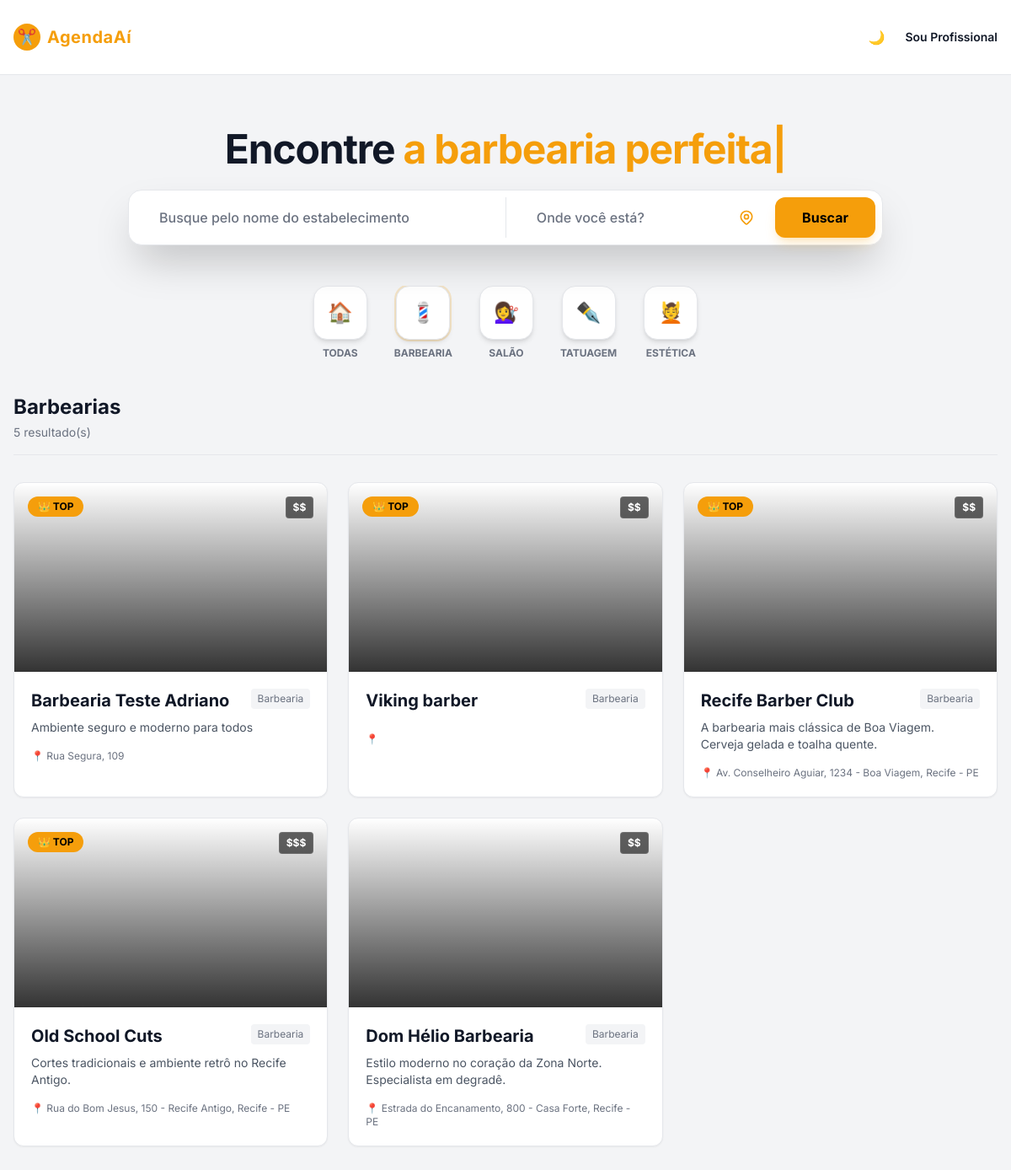
Page /index.php?cat=barbearia on the committed database.
### tables this page shows
CREATE TABLE `estabelecimentos` (
  `id` int(11) NOT NULL,
  `nome_fantasia` varchar(100) NOT NULL,
  `descricao_curta` varchar(255) DEFAULT NULL,
  `endereco` varchar(255) DEFAULT NULL,
  `telefone` varchar(20) DEFAULT NULL,
  `foto_capa` varchar(500) DEFAULT NULL,
  `avaliacao` decimal(2,1) DEFAULT 5.0,
  `qtd_avaliacoes` int(11) DEFAULT 0,
  `faixa_preco` enum('$','$$','$$$') DEFAULT '$$',
  `tags` varchar(255) DEFAULT NULL,
  `status_conta` enum('ativo','suspenso','inadimplente') DEFAULT 'ativo',
  `data_vencimento` date NOT NULL,
  `criado_em` timestamp NOT NULL DEFAULT current_timestamp(),
  `categoria` enum('barbearia','salao','estetica','tatuagem','spa') DEFAULT 'barbearia',
  `horario_abertura` time DEFAULT '09:00:00',
  `horario_fechamento` time DEFAULT '19:00:00',
  `dias_funcionamento` varchar(255) DEFAULT '["1","2","3","4","5","6"]',
  `horario_almoco_inicio` time DEFAULT NULL,
  `horario_almoco_fim` time DEFAULT NULL
);

### includes/functions.php (called while the page is built, shortened)
<?php
function e($string) {
    return htmlspecialchars($string ?? '', ENT_QUOTES, 'UTF-8');
}
?>

### index.php (the view, shortened to what this page needs)
<?php
require_once 'config/database.php';
require_once 'includes/functions.php';
$busca = filter_input(INPUT_GET, 'q', FILTER_SANITIZE_SPECIAL_CHARS);
$local = filter_input(INPUT_GET, 'loc', FILTER_SANITIZE_SPECIAL_CHARS);
$categoria = filter_input(INPUT_GET, 'cat', FILTER_SANITIZE_SPECIAL_CHARS);
$sql = "SELECT * FROM estabelecimentos WHERE status_conta = 'ativo'";
$params = [];
if ($categoria) {
    $sql .= " AND categoria = :categoria";
    $params['categoria'] = $categoria;
}
$sql .= " ORDER BY avaliacao DESC";
try {
    $stmt = $pdo->prepare($sql);
    $stmt->execute($params);
    $lojas = $stmt->fetchAll();
} catch (PDOException $e) {
    die("Erro na consulta: " . $e->getMessage());
}
?>
<!DOCTYPE html>
<html lang="pt-br" class="dark">
<head>
    <script src="https://cdn.tailwindcss.com"></script>
</head>
<body class="bg-light-bg text-gray-900 dark:bg-dark-bg dark:text-white font-sans selection:bg-gold selection:text-black transition-colors duration-300">
    <nav class="w-full py-6 px-4 border-b border-light-border dark:border-dark-border/50 bg-light-surface dark:bg-dark-bg sticky top-0 z-50">
        <div class="max-w-7xl mx-auto flex justify-between items-center">
            <a href="index.php" class="flex items-center gap-2">
                <div class="bg-gold text-black w-8 h-8 flex items-center justify-center rounded-full font-bold text-lg">✂️</div>
                <span class="text-gold text-xl font-bold tracking-wide">AgendaAí</span>
            </a>
            <div class="flex items-center gap-4">
                <button id="theme-toggle" class="p-2 rounded-full hover:bg-gray-200 dark:hover:bg-gray-800 transition">
                    <span id="theme-icon">☀️</span>
                </button>
                <a href="login.php" class="text-sm font-semibold hover:text-gold transition">Sou Profissional</a>
            </div>
        </div>
    </nav>
    <div class="w-full flex flex-col items-center pt-16 pb-10 px-4 text-center">
        <h1 class="text-4xl md:text-5xl font-bold mb-6 tracking-tight h-20 md:h-auto">
            Encontre <span id="typewriter" class="text-gold"></span><span class="cursor-blink text-gold">|</span>
        </h1>
        <form action="index.php" method="GET" class="w-full max-w-4xl bg-white dark:bg-dark-surface border border-gray-200 dark:border-dark-border rounded-2xl p-2 flex flex-col md:flex-row gap-2 shadow-2xl dark:shadow-black/50 relative z-10">
            <div class="flex-[1.5] flex items-center px-4 py-3 bg-transparent md:border-r border-gray-200 dark:border-dark-border">
                <input type="text" name="q" value="<?= htmlspecialchars($busca ?? '') ?>"
                       placeholder="Busque pelo nome do estabelecimento"
                       class="w-full bg-transparent focus:outline-none placeholder-gray-500 font-medium">
            </div>
            <div class="flex-1 flex items-center px-4 py-3 bg-transparent relative">
                <input type="text" name="loc" id="location-input" value="<?= htmlspecialchars($local ?? '') ?>"
                       placeholder="Onde você está?"
                       class="w-full bg-transparent focus:outline-none placeholder-gray-500 font-medium pr-8">
                <button type="button" onclick="getLocation()" title="Usar localização" class="absolute right-2 p-2 text-gold hover:bg-gray-800 rounded-full transition group">
                </button>
            </div>
            <button type="submit" class="bg-gold text-black font-bold px-8 py-3 rounded-xl hover:bg-yellow-400 transition shadow-lg shadow-gold/20">
                Buscar
            </button>
        </form>
        <div class="mt-12 w-full max-w-4xl overflow-x-auto no-scrollbar">
            <div class="flex justify-start md:justify-center gap-4 md:gap-8 px-4 min-w-max">
                <a href="index.php" class="flex flex-col items-center gap-2 group cursor-pointer">
                    <div class="w-16 h-16 rounded-2xl bg-white dark:bg-dark-surface border border-gray-200 dark:border-dark-border flex items-center justify-center text-2xl group-hover:border-gold group-hover:scale-110 transition-all shadow-md">🏠</div>
                    <span class="text-xs font-bold text-gray-500 group-hover:text-gold uppercase">Todas</span>
                </a>
                <a href="index.php?cat=barbearia" class="flex flex-col items-center gap-2 group cursor-pointer">
                    <div class="w-16 h-16 rounded-2xl bg-white dark:bg-dark-surface border border-gray-200 dark:border-dark-border flex items-center justify-center text-2xl group-hover:border-gold group-hover:scale-110 transition-all shadow-md <?= $categoria == 'barbearia' ? 'border-gold ring-2 ring-gold/20' : '' ?>">💈</div>
                    <span class="text-xs font-bold text-gray-500 group-hover:text-gold uppercase">Barbearia</span>
                </a>
                <a href="index.php?cat=salao" class="flex flex-col items-center gap-2 group cursor-pointer">
                    <div class="w-16 h-16 rounded-2xl bg-white dark:bg-dark-surface border border-gray-200 dark:border-dark-border flex items-center justify-center text-2xl group-hover:border-gold group-hover:scale-110 transition-all shadow-md <?= $categoria == 'salao' ? 'border-gold ring-2 ring-gold/20' : '' ?>">💇‍♀️</div>
                    <span class="text-xs font-bold text-gray-500 group-hover:text-gold uppercase">Salão</span>
                </a>
                <a href="index.php?cat=tatuagem" class="flex flex-col items-center gap-2 group cursor-pointer">
                    <div class="w-16 h-16 rounded-2xl bg-white dark:bg-dark-surface border border-gray-200 dark:border-dark-border flex items-center justify-center text-2xl group-hover:border-gold group-hover:scale-110 transition-all shadow-md <?= $categoria == 'tatuagem' ? 'border-gold ring-2 ring-gold/20' : '' ?>">✒️</div>
                    <span class="text-xs font-bold text-gray-500 group-hover:text-gold uppercase">Tatuagem</span>
                </a>
                <a href="index.php?cat=estetica" class="flex flex-col items-center gap-2 group cursor-pointer">
                    <div class="w-16 h-16 rounded-2xl bg-white dark:bg-dark-surface border border-gray-200 dark:border-dark-border flex items-center justify-center text-2xl group-hover:border-gold group-hover:scale-110 transition-all shadow-md <?= $categoria == 'estetica' ? 'border-gold ring-2 ring-gold/20' : '' ?>">💆</div>
                    <span class="text-xs font-bold text-gray-500 group-hover:text-gold uppercase">Estética</span>
                </a>
            </div>
        </div>
    </div>
    <div class="max-w-7xl mx-auto px-4 pb-20">
        <div class="flex items-end justify-between mb-8 border-b border-gray-200 dark:border-dark-border pb-4">
            <div>
                <h2 class="text-2xl font-bold text-gray-900 dark:text-white">
                    <?= $categoria ? ucfirst($categoria) . 's' : 'Destaques' ?>
                </h2>
                <p class="text-gray-500 text-sm mt-1">
                    <?= count($lojas) ?> resultado(s) <?= $local ? "perto de <strong>$local</strong>" : "" ?>
                </p>
            </div>
        </div>
        <?php if (count($lojas) == 0): ?>
            <div class="text-center py-20">
                <p class="text-4xl mb-4">😢</p>
                <p class="text-gray-500">Nada encontrado.</p>
                <a href="index.php" class="text-gold hover:underline">Limpar filtros</a>
            </div>
        <?php else: ?>
            <div class="grid grid-cols-1 md:grid-cols-2 lg:grid-cols-3 gap-6">
                <?php foreach ($lojas as $loja): ?>
                <a href="perfil.php?id=<?= $loja['id'] ?>" class="group block bg-white dark:bg-dark-surface rounded-xl overflow-hidden border border-gray-200 dark:border-dark-border hover:border-gold dark:hover:border-gold transition-all duration-300 shadow-sm hover:shadow-xl hover:-translate-y-1">
                    <div class="h-56 w-full bg-cover bg-center relative" style="background-image: url('<?= empty($loja['foto_capa']) ? 'assets/img/default.jpg' : $loja['foto_capa'] ?>');">
                        <div class="absolute inset-0 bg-gradient-to-t from-black/80 to-transparent"></div>
                        <div class="absolute top-4 right-4 bg-black/60 backdrop-blur-md text-white text-xs font-bold px-2 py-1 rounded border border-white/10"><?= $loja['faixa_preco'] ?></div>
                        <?php if($loja['avaliacao'] >= 4.8): ?><div class="absolute top-4 left-4 bg-gold text-black text-xs font-bold px-3 py-1 rounded-full uppercase">👑 Top</div><?php endif; ?>
                    </div>
                    <div class="p-5">
                        <div class="flex justify-between items-start">
                            <h3 class="text-xl font-bold text-gray-900 dark:text-white group-hover:text-gold transition"><?= e($loja['nome_fantasia']) ?></h3>
                            <span class="text-xs bg-gray-100 dark:bg-gray-800 text-gray-500 px-2 py-1 rounded capitalize"><?= $loja['categoria'] ?></span>
                        </div>
                        <p class="text-gray-600 dark:text-gray-400 text-sm line-clamp-2 mt-2"><?= e($loja['descricao_curta']) ?></p>
                        <div class="flex items-center gap-2 mt-4 text-xs text-gray-500">
                            <span>📍 <?= e($loja['endereco']) ?></span>
                        </div>
                    </div>
                </a>
                <?php endforeach; ?>
            </div>
        <?php endif; ?>
    </div>
</body>
</html>

### index.php (style rules this page uses)
.no-scrollbar { -ms-overflow-style: none; scrollbar-width: none; }
.cursor-blink { animation: blink 1s step-end infinite; }

### rows in the picture
estabelecimentos: faixa_preco "$$", avaliacao "👑 TOP", nome_fantasia "Barbearia Teste Adriano", categoria "Barbearia", descricao_curta "Ambiente seguro e moderno para todos", endereco "Rua Segura, 109"
estabelecimentos: faixa_preco "$$", avaliacao "👑 TOP", nome_fantasia "Viking barber", categoria "Barbearia"
estabelecimentos: faixa_preco "$$", avaliacao "👑 TOP", nome_fantasia "Recife Barber Club", categoria "Barbearia", descricao_curta "A barbearia mais clássica de Boa Viagem. Cerveja gelada e toalha quente.", endereco "Av. Conselheiro Aguiar, 1234 - Boa Viagem, Recife - PE"
estabelecimentos: faixa_preco "$$$", avaliacao "👑 TOP", nome_fantasia "Old School Cuts", categoria "Barbearia", descricao_curta "Cortes tradicionais e ambiente retrô no Recife Antigo.", endereco "Rua do Bom Jesus, 150 - Recife Antigo, Recife - PE"
estabelecimentos: faixa_preco "$$", nome_fantasia "Dom Hélio Barbearia", categoria "Barbearia", descricao_curta "Estilo moderno no coração da Zona Norte. Especialista em degradê.", endereco "Estrada do Encanamento, 800 - Casa Forte, Recife - PE"

### other values in the picture
$categoria "Barbearia"
count($lojas) "5"
